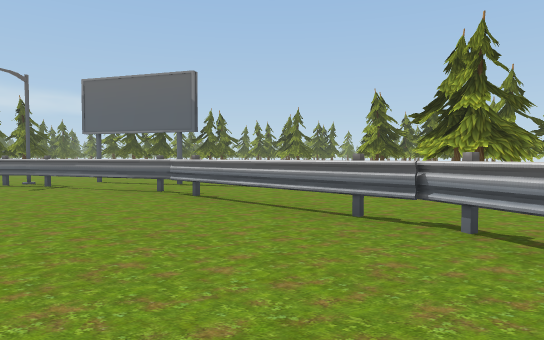
View 1 (above)

24 first-person views from a walk through a scene from a Unity 3-D project. The camera is 1.4 m above the floor, tilts 2° down and sees 75° across. The floor is counted in squares, 2 m on a side. Each view is taken from the middle of a square. On the plan, view 1 faces up. The plan holds only what a view shows up to about 11 squares ahead; the rest is blank. The place goes on beyond the plan.

View 2
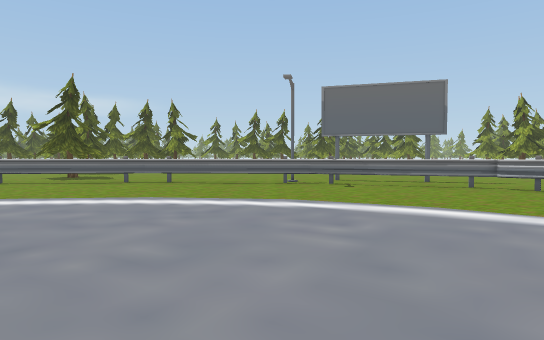

View 3
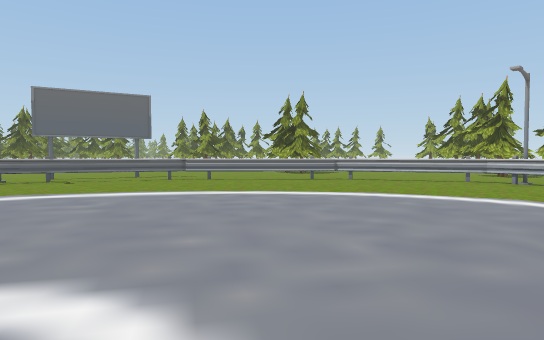

View 4
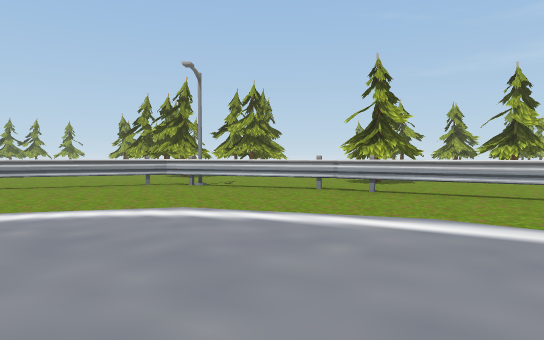

View 5
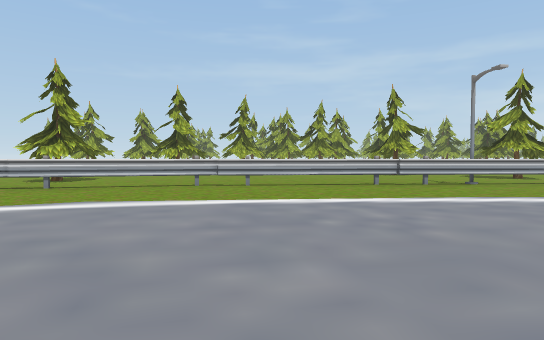

View 6
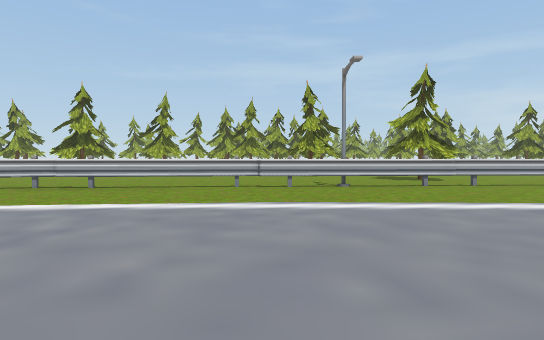

View 7
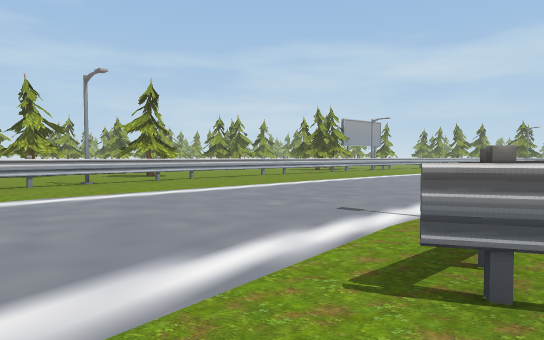

View 8
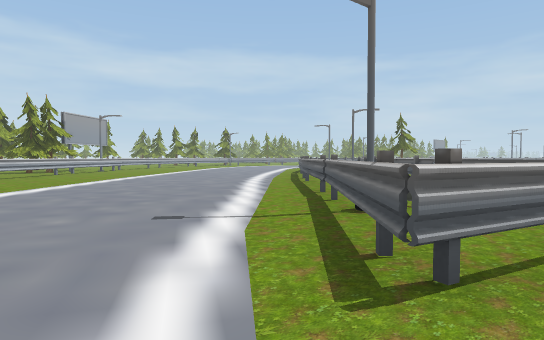

View 9
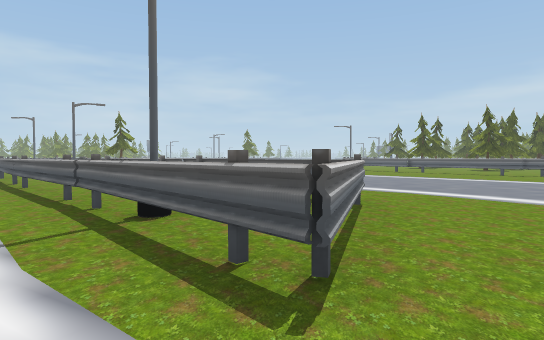

View 10
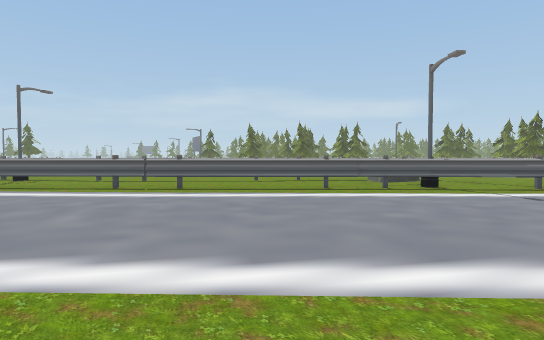

View 11
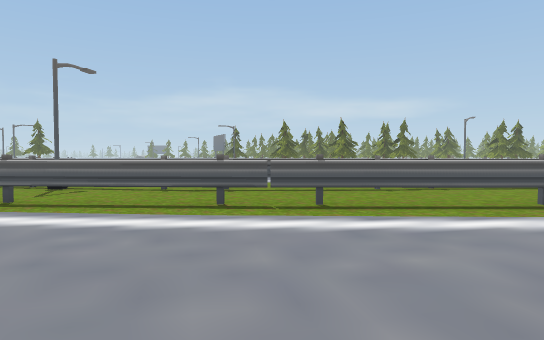

View 12
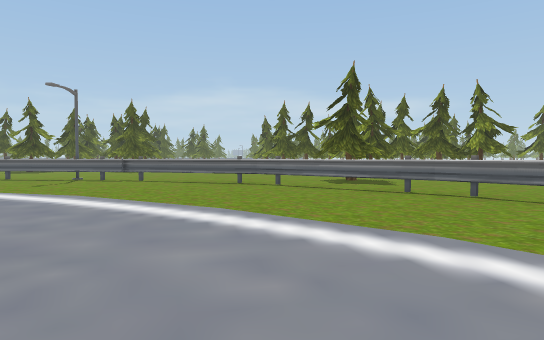

View 13
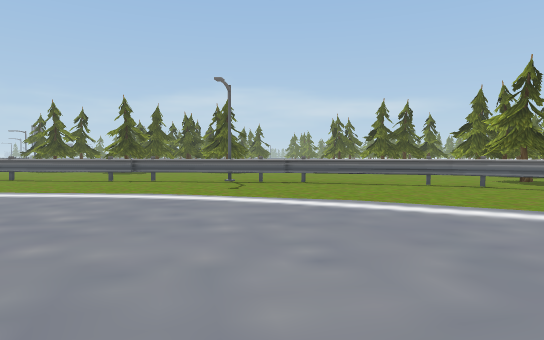

View 14
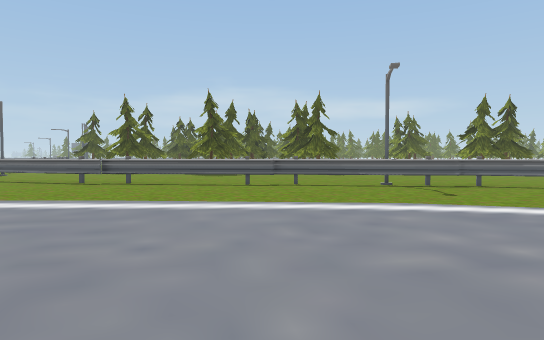

View 15
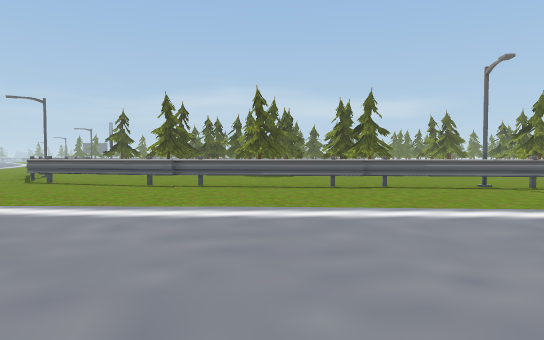

View 16
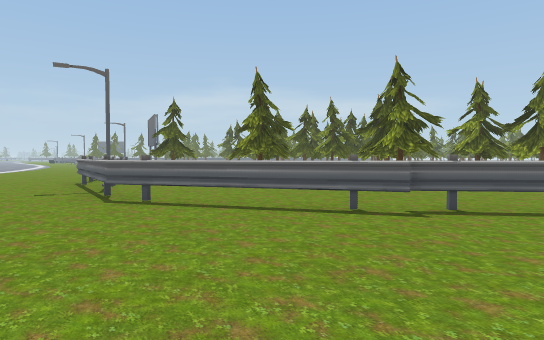

View 17
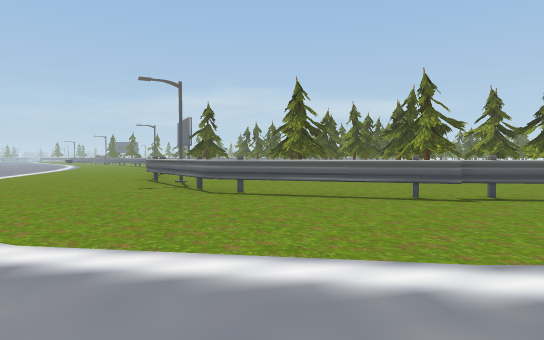

View 18
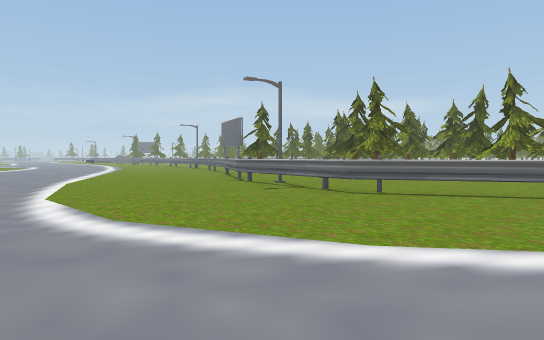

View 19
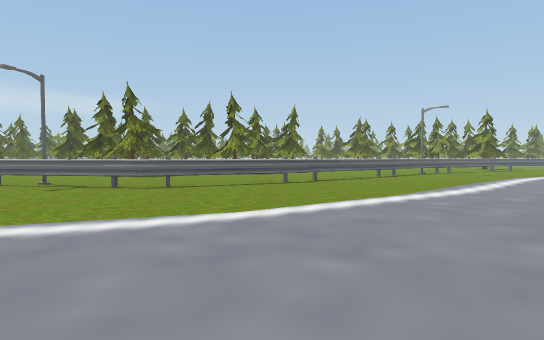

View 20
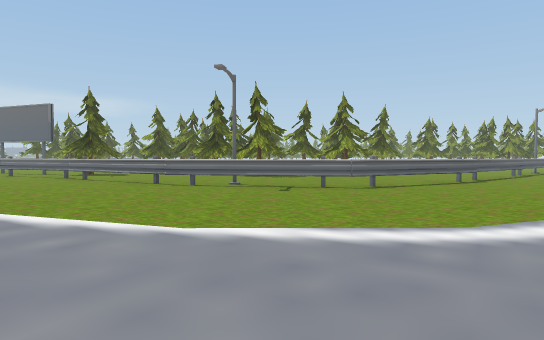

View 21
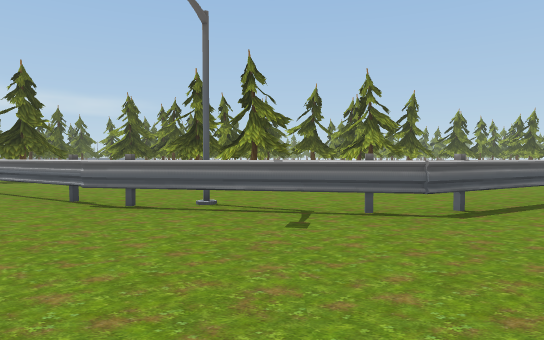

View 22
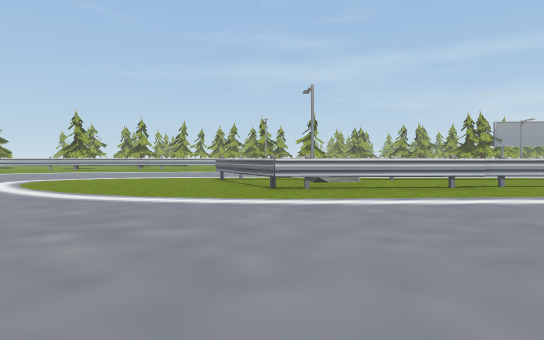

View 23
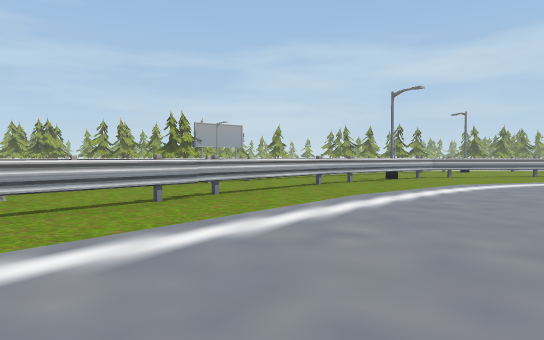

View 24
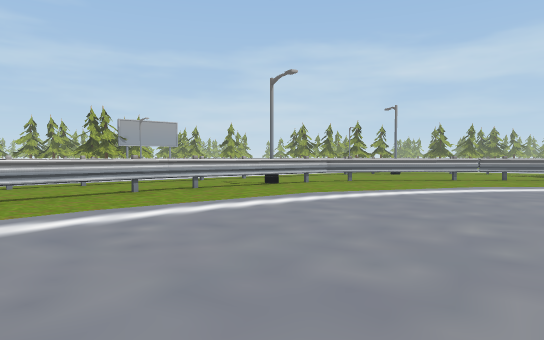

### Floor plan
Key: @ floor where view 1 was taken; # wall or solid block; . floor; = window, fence, low wall or low ledge; ^ raised ledge; T thing the floor can be seen under or through.
Columns run from 34 left of view 1 to 5 right of it. Each row starts with its distance up from view 1.
  9                   #==========. ##
  8              ....==...........==...  ##
  7             ...T=...............^...  ##
  6            ...TT.................^.... #
  5        ......=T...................=...
  4  ##  .......=......................TT..
  3  #  .......=........................T..
  2  . .................................=..
  1  .......=..............  ............=.
  0  ......=..........................@..T.
 -1 TT=.===..............................T.
 -2 ...#.................................=.
 -3 ....................................=..
 -4 ....................................T..
 -5 ...................TT==............T.
 -6 ..................=.=..^...........=. ##
 -7 ..................=^^T=...........=...
 -8 .................=..=T...........T.....
 -9  ...  ..........^..=.............T.....
-10   .   .........=..=.............=.....
-11       ........#..=.............=....
-12      .......##..=.............=....
-13     ........=................=....
-14     ......=#..=.............=....
-15    =#=====...=.............#.....
-16                 ..........##

Where each view was taken, in squares from view 1:
view 1: 0 up, 0 right, facing up
view 2: 1 down, 7 left, facing up
view 3: 3 down, 8 left, facing up-right
view 4: 3 down, 6 left, facing right
view 5: 3 down, 8 left, facing down-right
view 6: 6 down, 10 left, facing down-right
view 7: 4 down, 10 left, facing down
view 8: 5 down, 9 left, facing down-left
view 9: 6 down, 9 left, facing left
view 10: 16 down, 10 left, facing up-left
view 11: 16 down, 14 left, facing up-left
view 12: 2 up, 8 left, facing up-left
view 13: 1 down, 12 left, facing up-left
view 14: 3 down, 16 left, facing up-left
view 15: 4 down, 18 left, facing up-left
view 16: 4 down, 24 left, facing up-left
view 17: 6 down, 24 left, facing up-left
view 18: 8 down, 26 left, facing up-left
view 19: 10 down, 27 left, facing up
view 20: 10 down, 32 left, facing up
view 21: 6 down, 32 left, facing up
view 22: 1 up, 20 left, facing down-right
view 23: 2 down, 19 left, facing down
view 24: 4 down, 23 left, facing down
